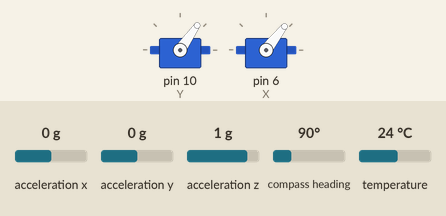
Bench run of a sketch on a simulated Arduino Uno, built with avr-gcc and run on an emulated ATmega328P. Shown: 2 × servo. The test bench sets the inputs (shaded band); at power-on: acceleration x 0 g, acceleration y 0 g, acceleration z 1 g, compass heading 90°, temperature 24 °C. What the sketch prints to the serial monitor is not drawn.

Above: at 2.2 s.
2.3 s: acceleration x set to -1.4 g
At 3.1 s:
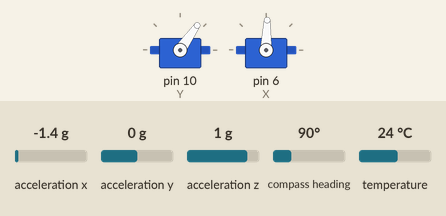
3.8 s: acceleration y set to -1.4 g
At 4.2 s:
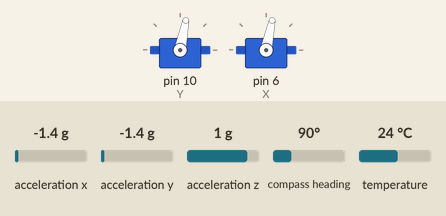
5.3 s: acceleration z set to -1.4 g
At 6.3 s:
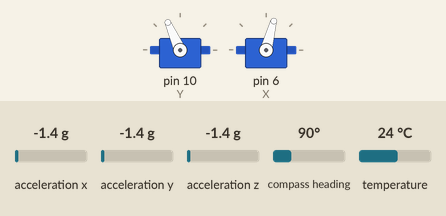
6.8 s: acceleration x set to 0 g
At 7.3 s:
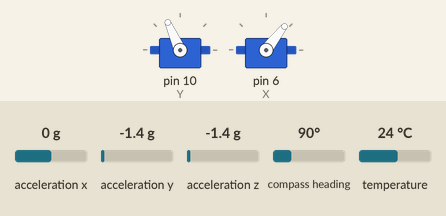
8.3 s: acceleration y set to -0.8 g
At 9.5 s:
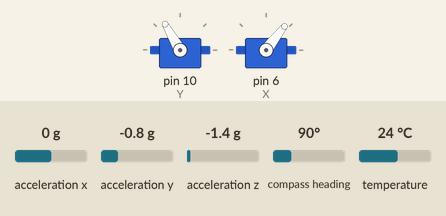
9.8 s: acceleration z set to 0 g
At 10.5 s:
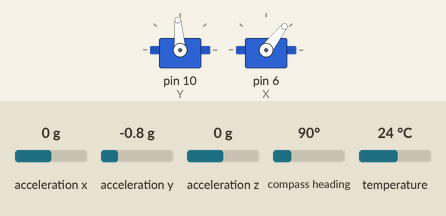
Timing chart, 0 to 12.3 s (numbered marks = the images above; inputs shaded):
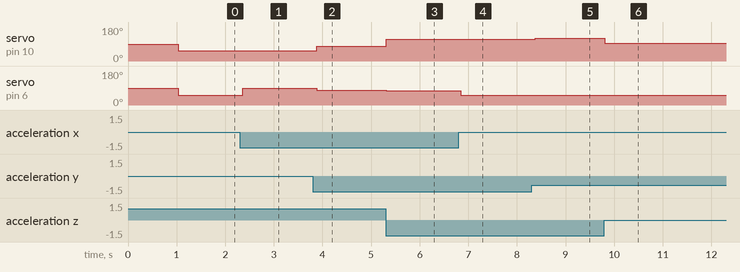

The sketch:

LaberintoTeleoperadoArduinoUnoBNO055_001.ino
```cpp
#include <Wire.h>
#include <Adafruit_Sensor.h>
#include <Adafruit_BNO055.h>
#include <utility/imumaths.h>
#include <math.h>
#include <Wire.h>
#include <Servo.h>

#define Y 10              //pin of servo controlling Y axis angle
#define X 6              //pin of servo controlling X axis angle
/* This driver reads raw data from the BNO055

   Connections
   ===========
   Connect SCL to analog 5
   Connect SDA to analog 4
   Connect VDD to 3.3V DC
   Connect GROUND to common ground

   History
   =======
   2015/MAR/03  - First release (KTOWN)
*/

/* Set the delay between fresh samples */
#define BNO055_SAMPLERATE_DELAY_MS (100)

// Check I2C device address and correct line below (by default address is 0x29 or 0x28)
//                                   id, address
Adafruit_BNO055 bno = Adafruit_BNO055(-1, 0x28);

Servo servox;             // create servo object to control a servo
Servo servoy;             // create servo object to control a servo

float xzero = 52;
float xmax = 104;
float xmin = 0;
float ax = 0;
float angx = 0;

float yzero = 55;
float ymax = 90;
float ymin = 20;
float ay = 0;
float angy = 0;

/**************************************************************************/
/*
    Arduino setup function (automatically called at startup)
*/
/**************************************************************************/
void setup(void)
{
  Serial.begin(9600);
  Serial.println("Orientation Sensor Raw Data Test"); Serial.println("");

  /* Initialise the sensor */
  if(!bno.begin())
  {
    /* There was a problem detecting the BNO055 ... check your connections */
    Serial.print("Ooops, no BNO055 detected ... Check your wiring or I2C ADDR!");
    while(1);
  }

  delay(1000);

  /* Display the current temperature */
  int8_t temp = bno.getTemp();
  Serial.print("Current Temperature: ");
  Serial.print(temp);
  Serial.println(" C");
  Serial.println("");

  bno.setExtCrystalUse(true);

  Serial.println("Calibration status values: 0=uncalibrated, 3=fully calibrated");

  //CONFIG SERVOS//
   pinMode(Y,OUTPUT);
   pinMode(X,OUTPUT);
   servoy.attach(Y);       // attaches the servo on pin Y to the servo object
   servox.attach(X);       // attaches the servo on pin X to the servo object
}

void loop(void)
{
  // Possible vector values can be:
  // - VECTOR_ACCELEROMETER - m/s^2
  // - VECTOR_MAGNETOMETER  - uT
  // - VECTOR_GYROSCOPE     - rad/s
  // - VECTOR_EULER         - degrees
  // - VECTOR_LINEARACCEL   - m/s^2
  // - VECTOR_GRAVITY       - m/s^2
  imu::Vector<3> euler = bno.getVector(Adafruit_BNO055::VECTOR_EULER);

  /* Display the floating point data to check the values if needed*/
//  Serial.print("X: ");
//  Serial.print(euler.x());
//  Serial.print(" Y: ");
//  Serial.print(euler.y());
//  Serial.print(" Z: ");
//  Serial.print(euler.z());
//  Serial.print("\t\t");

  /*variables with values*/

  ax = euler.y();
  ay = euler.z();

  /*mapping variables*/

  angx = map(ax,-80,80,xmax,xmin);
  angy = map(ay,80,-80,ymax,ymin);

  /* Moving servos */
   servoy.write(angy);
   servox.write(angx);

  /* Display calibration status for each sensor. */
  uint8_t system, gyro, accel, mag = 0;
  bno.getCalibration(&system, &gyro, &accel, &mag);
//  Serial.print("CALIBRATION: Sys=");
//  Serial.print(system, DEC);
//  Serial.print(" Gyro=");
//  Serial.print(gyro, DEC);
//  Serial.print(" Accel=");
//  Serial.print(accel, DEC);
//  Serial.print(" Mag=");
//  Serial.println(mag, DEC);

  delay(BNO055_SAMPLERATE_DELAY_MS);
}
```

Measured:
- after the input at 2.3 s, servo on pin 6 (X): 52° → 88° after 0.06 s
- after the input at 3.8 s, servo on pin 10 (Y): 55° → 79° after 0.09 s; servo on pin 6 (X): 88° → 78° after 0.09 s
- after the input at 5.3 s, servo on pin 10 (Y): 79° → 114° at once; servo on pin 6 (X): 78° → 75° at once
- after the input at 6.8 s, servo on pin 6 (X): 75° → 52° after 0.05 s
- after the input at 8.3 s, servo on pin 10 (Y): 114° → 120° after 0.08 s
- after the input at 9.8 s, servo on pin 10 (Y): 120° → 94° at once
